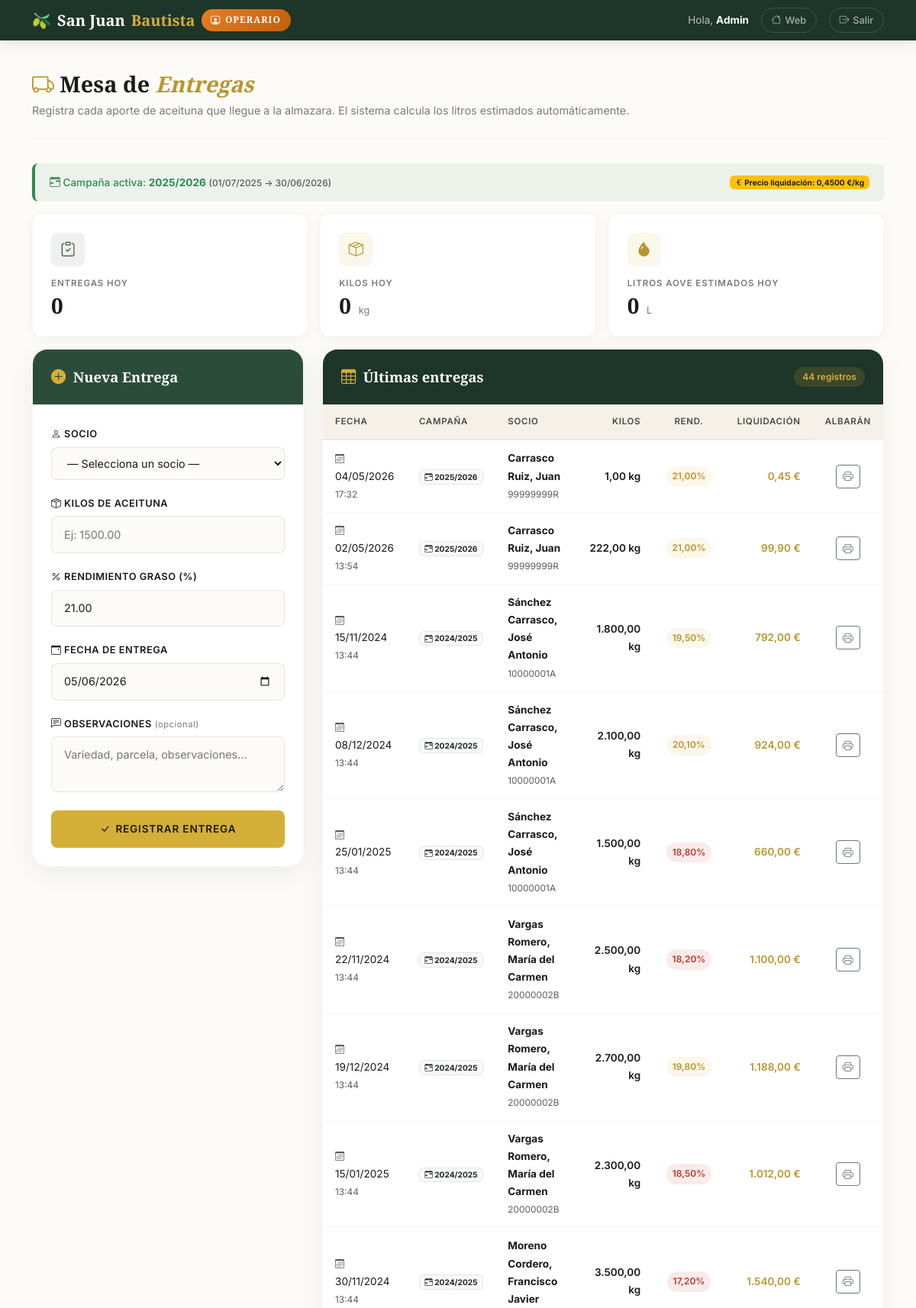
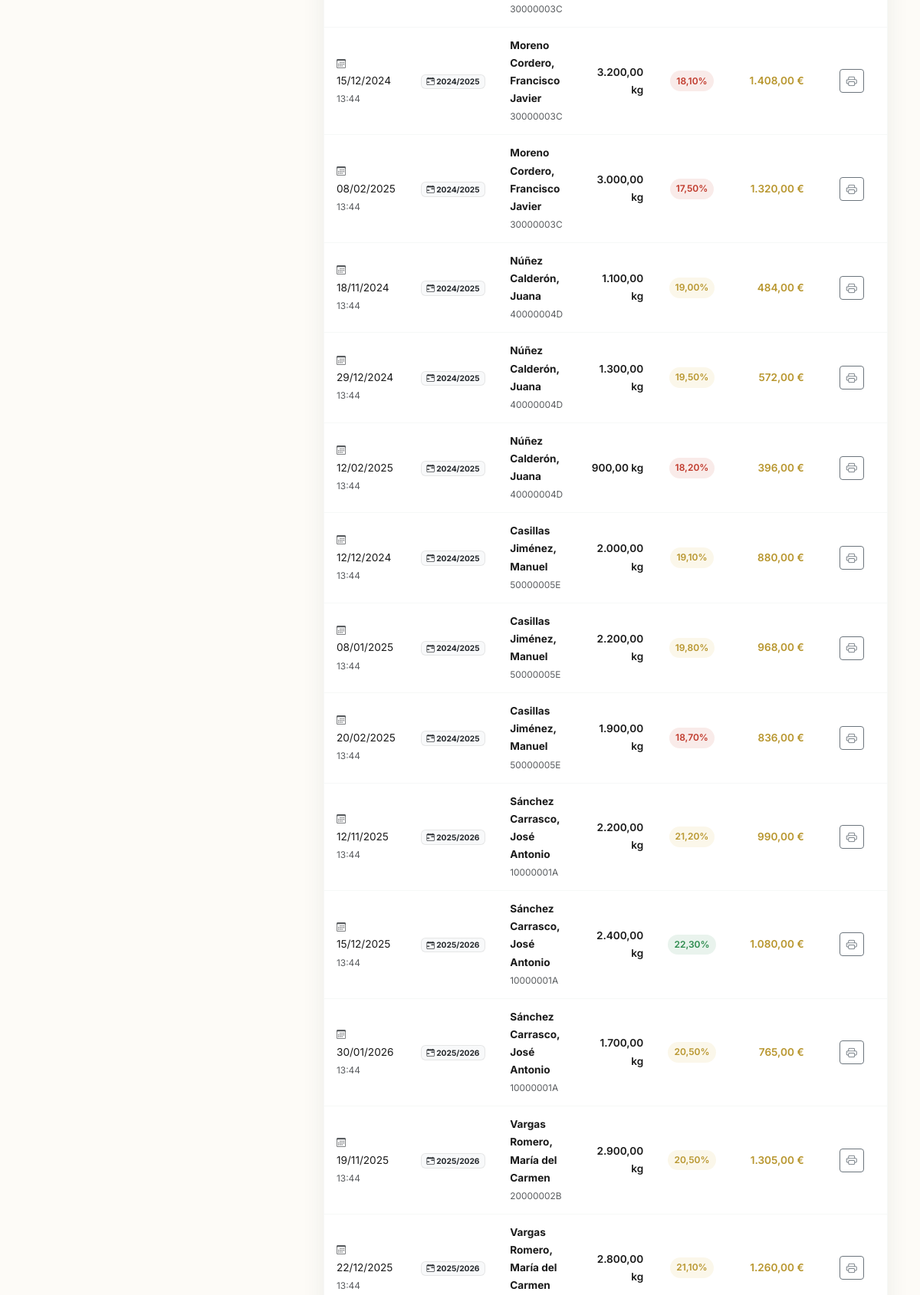
Screenshot of /operario.php (signed in, upper part) with the database file from the repository (2 pictures, top to bottom).
### tables this page shows
CREATE TABLE `campanas` (
  `id` int(10) unsigned NOT NULL AUTO_INCREMENT,
  `codigo` varchar(9) NOT NULL COMMENT 'C├│digo legible: "2025/2026"',
  `fecha_inicio` date NOT NULL COMMENT 'Inicio del periodo de recepci├│n de aceituna',
  `fecha_fin` date NOT NULL COMMENT 'Fin del periodo (inclusive)',
  `precio_por_kilo` decimal(6,4) NOT NULL COMMENT 'Precio de liquidaci├│n al socio (Ôé¼/kg de aceituna)',
  `estado` enum('activa','cerrada') NOT NULL DEFAULT 'activa' COMMENT 'activa=admite entregas; cerrada=hist├│rico',
  `notas` text DEFAULT NULL COMMENT 'Observaciones internas: rendimiento medio esperado, eventosÔÇª',
  `created_at` timestamp NOT NULL DEFAULT current_timestamp(),
  `updated_at` timestamp NOT NULL DEFAULT current_timestamp() ON UPDATE current_timestamp(),
  PRIMARY KEY (`id`),
  UNIQUE KEY `codigo` (`codigo`),
  KEY `idx_campanas_estado` (`estado`),
  KEY `idx_campanas_codigo` (`codigo`),
  CONSTRAINT `chk_camp_fechas` CHECK (`fecha_fin` > `fecha_inicio`),
  CONSTRAINT `chk_camp_precio` CHECK (`precio_por_kilo` > 0)
);

CREATE TABLE `entregas` (
  `id` int(10) unsigned NOT NULL AUTO_INCREMENT,
  `id_socio` int(10) unsigned NOT NULL COMMENT 'FK → usuarios.id',
  `fecha_entrega` date NOT NULL COMMENT 'Fecha en que se realizó la entrega',
  `campana` varchar(9) GENERATED ALWAYS AS (case when month(`fecha_entrega`) >= 7 then concat(year(`fecha_entrega`),'/',year(`fecha_entrega`) + 1) else concat(year(`fecha_entrega`) - 1,'/',year(`fecha_entrega`)) end) STORED COMMENT 'Campaña oleícola calculada (jul-jun)',
  `id_campana` int(10) unsigned DEFAULT NULL COMMENT 'FK -> campanas.id (autoresuelto por fecha de entrega)',
  `kilos_aceituna` decimal(10,2) NOT NULL COMMENT 'Kilos brutos de aceituna entregados',
  `rendimiento` decimal(5,2) NOT NULL COMMENT 'Porcentaje de rendimiento graso (%)',
  `litros_aceite` decimal(10,2) GENERATED ALWAYS AS (round(`kilos_aceituna` * `rendimiento` / 100 / 0.916,2)) STORED COMMENT 'Litros estimados (fórmula densidad)',
  `observaciones` text DEFAULT NULL COMMENT 'Notas opcionales sobre la entrega',
  `albaran_pdf` varchar(255) DEFAULT NULL COMMENT 'Ruta al PDF del albarán generado',
  `created_at` timestamp NOT NULL DEFAULT current_timestamp(),
  `updated_at` timestamp NOT NULL DEFAULT current_timestamp() ON UPDATE current_timestamp(),
  PRIMARY KEY (`id`),
  KEY `idx_entregas_socio` (`id_socio`),
  KEY `idx_entregas_fecha` (`fecha_entrega`),
  KEY `idx_entregas_campana` (`campana`),
  KEY `idx_entregas_socio_campana` (`id_socio`,`campana`),
  KEY `idx_entregas_id_campana` (`id_campana`),
  CONSTRAINT `fk_entregas_campana` FOREIGN KEY (`id_campana`) REFERENCES `campanas` (`id`) ON DELETE SET NULL ON UPDATE CASCADE,
  CONSTRAINT `fk_entregas_socio` FOREIGN KEY (`id_socio`) REFERENCES `usuarios` (`id`) ON DELETE CASCADE ON UPDATE CASCADE,
  CONSTRAINT `chk_entregas_kilos` CHECK (`kilos_aceituna` > 0),
  CONSTRAINT `chk_entregas_rendimiento` CHECK (`rendimiento` > 0 and `rendimiento` <= 100)
);

CREATE TABLE `usuarios` (
  `id` int(10) unsigned NOT NULL AUTO_INCREMENT,
  `dni` varchar(15) DEFAULT NULL COMMENT 'NIF, NIE o CIF del usuario',
  `nombre` varchar(60) NOT NULL COMMENT 'Nombre de pila',
  `apellidos` varchar(100) DEFAULT NULL COMMENT 'Apellidos (puede ser NULL para empresas)',
  `email` varchar(180) NOT NULL COMMENT 'Email de acceso — usado como login',
  `password` varchar(255) NOT NULL COMMENT 'Hash bcrypt generado con password_hash()',
  `telefono` varchar(15) DEFAULT NULL COMMENT 'Teléfono de contacto (formato libre)',
  `rol` enum('admin','operario','socio','cliente') NOT NULL DEFAULT 'cliente' COMMENT 'admin|operario|socio|cliente ÔÇö nivel de acceso',
  `activo` tinyint(1) unsigned NOT NULL DEFAULT 1 COMMENT '1=activo, 0=desactivado (soft-delete)',
  `created_at` timestamp NOT NULL DEFAULT current_timestamp() COMMENT 'Fecha de alta automática',
  `updated_at` timestamp NOT NULL DEFAULT current_timestamp() ON UPDATE current_timestamp() COMMENT 'Última modificación (auto-actualizado)',
  PRIMARY KEY (`id`),
  UNIQUE KEY `email` (`email`),
  UNIQUE KEY `dni` (`dni`),
  KEY `idx_usuarios_rol` (`rol`),
  KEY `idx_usuarios_email` (`email`),
  KEY `idx_usuarios_dni` (`dni`),
  KEY `idx_usuarios_activo_rol` (`activo`,`rol`),
  CONSTRAINT `chk_usuarios_activo` CHECK (`activo` in (0,1))
);

### operario.php (the view, shortened to what the rows shown need)
<?php
$mensaje_error = '';
try {
    $pdo = getConexion();
    $campanaActiva = $pdo->query('
        SELECT id, codigo, fecha_inicio, fecha_fin, precio_por_kilo
        FROM campanas
        WHERE estado = "activa"
          AND CURDATE() BETWEEN fecha_inicio AND fecha_fin
        ORDER BY fecha_inicio DESC
        LIMIT 1
    ')->fetch() ?: null;
    $entregas = $pdo->query('
        SELECT e.id, e.fecha_entrega, e.kilos_aceituna, e.rendimiento,
               e.litros_aceite, e.observaciones, e.created_at,
               u.nombre, u.apellidos, u.dni,
               c.codigo AS campana_codigo, c.precio_por_kilo
        FROM entregas e
        INNER JOIN usuarios u ON e.id_socio = u.id
        LEFT  JOIN campanas c ON c.id = e.id_campana
        ORDER BY e.created_at DESC
        LIMIT 50
    ')->fetchAll();
} catch (PDOException $e) {
    error_log('Error en operario.php: ' . $e->getMessage());
    $socios        = [];
    $entregas      = [];
    $campanaActiva = null;
    $stats         = ['entregas_hoy' => 0, 'kilos_hoy' => 0, 'litros_hoy' => 0];
    $mensaje_error = $mensaje_error ?: 'Error al cargar los datos.';
}
$adminCssVer  = @filemtime(__DIR__ . '/assets/css/admin.css') ?: '1';
$extraHead    = '<link rel="stylesheet" href="assets/css/admin.css?v=' . $adminCssVer . '">';
require_once 'includes/header.php';
?>
<main class="container" id="contenido-principal">
    <div class="page-header">
        <h1>
            <i class="bi bi-truck" style="color: var(--color-accent-dark);" aria-hidden="true"></i>
            Mesa de <em>Entregas</em>
        </h1>
    </div>
    <?php if ($campanaActiva): ?>
        <div class="alert alert-custom alert-success d-flex justify-content-between align-items-center flex-wrap gap-2" role="alert">
            <div>
                <i class="bi bi-calendar-range"></i>
                Campaña activa: <strong><?= htmlspecialchars($campanaActiva['codigo']) ?></strong>
                <span class="text-muted small">
                    (<?= date('d/m/Y', strtotime($campanaActiva['fecha_inicio'])) ?>
                    → <?= date('d/m/Y', strtotime($campanaActiva['fecha_fin'])) ?>)
                </span>
            </div>
            <span class="badge bg-warning text-dark">
                <i class="bi bi-currency-euro"></i>
                Precio liquidación: <?= number_format((float) $campanaActiva['precio_por_kilo'], 4, ',', '.') ?> €/kg
            </span>
        </div>
    <?php endif; ?>
    <div class="row g-4">
        <div class="col-lg-4">
            <div class="form-card">
                <div class="form-card-header">
                    <h2>Nueva Entrega</h2>
                </div>
            </div>
        </div>
        <div class="col-lg-8">
            <div class="table-card">
                <div class="table-card-header">
                    <div class="header-left">
                        <h2>Últimas entregas</h2>
                    </div>
                </div>
                <div class="table-responsive">
                    <?php if (empty($entregas)): ?>
                        <div class="table-empty">
                            <i class="bi bi-inbox" aria-hidden="true"></i>
                            <p>Aún no se han registrado entregas.</p>
                        </div>
                    <?php else: ?>
                        <table class="table table-hover table-admin mb-0">
                            <thead>
                                <tr>
                                    <th>Fecha</th>
                                    <th>Campaña</th>
                                    <th>Socio</th>
                                    <th class="text-end">Kilos</th>
                                    <th class="text-center">Rend.</th>
                                    <th class="text-end">Liquidación</th>
                                    <th class="text-center">Albarán</th>
                                </tr>
                            </thead>
                            <tbody>
                                <?php foreach ($entregas as $e):
                                    $rend = (float) $e['rendimiento'];
                                    $badgeClass = $rend >= 22 ? 'badge-alto' : ($rend >= 19 ? 'badge-medio' : 'badge-bajo');
                                    $codigoAlb  = 'ALB-' . str_pad((string) $e['id'], 6, '0', STR_PAD_LEFT);
                                    $precioE = $e['precio_por_kilo'] !== null ? (float) $e['precio_por_kilo'] : null;
                                    $liqE    = $precioE !== null ? round((float) $e['kilos_aceituna'] * $precioE, 2) : null;
                                ?>
                                    <tr>
                                        <td>
                                            <i class="bi bi-calendar3 text-muted" style="font-size:0.75rem;" aria-hidden="true"></i>
                                            <?= date('d/m/Y', strtotime($e['fecha_entrega'])) ?>
                                            <br><small class="text-muted"><?= date('H:i', strtotime($e['created_at'])) ?></small>
                                        </td>
                                        <td>
                                            <?php if (!empty($e['campana_codigo'])): ?>
                                                <span class="badge bg-light text-dark" style="border:1px solid rgba(0,0,0,0.08);">
                                                    <i class="bi bi-calendar-range"></i>
                                                    <?= htmlspecialchars($e['campana_codigo']) ?>
                                                </span>
                                            <?php else: ?>
                                                <span class="text-muted small">—</span>
                                            <?php endif; ?>
                                        </td>
                                        <td>
                                            <strong><?= htmlspecialchars(trim(($e['apellidos'] ?? '') !== ''
                                                ? $e['apellidos'] . ', ' . $e['nombre']
                                                : $e['nombre'])) ?></strong>
                                            <?php if (!empty($e['dni'])): ?>
                                                <br><small class="text-muted"><?= htmlspecialchars($e['dni']) ?></small>
                                            <?php endif; ?>
                                        </td>
                                        <td class="text-end fw-semibold">
                                            <?= number_format($e['kilos_aceituna'], 2, ',', '.') ?> kg
                                        </td>
                                        <td class="text-center">
                                            <span class="badge-rendimiento <?= $badgeClass ?>">
                                                <?= number_format($rend, 2, ',', '.') ?>%
                                            </span>
                                        </td>
                                        <td class="text-end fw-semibold" style="color: var(--color-accent-dark);"
                                            title="<?= $precioE !== null ? number_format($precioE, 4, ',', '.') . ' €/kg' : 'sin campaña' ?>">
                                            <?= $liqE !== null ? number_format($liqE, 2, ',', '.') . ' €' : '<span class="text-muted small">—</span>' ?>
                                        </td>
                                        <td class="text-center">
                                            <a href="core/generar_albaran.php?id_entrega=<?= (int) $e['id'] ?>"
                                               target="_blank" rel="noopener"
                                               class="btn btn-sm btn-outline-secondary"
                                               title="Imprimir albarán <?= $codigoAlb ?>">
                                                <i class="bi bi-printer"></i>
                                            </a>
                                        </td>
                                    </tr>
                                <?php endforeach; ?>
                            </tbody>
                        </table>
                    <?php endif; ?>
                </div>
            </div>
        </div>
    </div>
</main>
</body>
</html>

### rows the page displays
campanas: codigo "2025/2026", fecha_inicio "01/07/2025", fecha_fin "30/06/2026", precio_por_kilo "0,4500"
entregas: fecha_entrega "04/05/2026", created_at "17:32", id_campana.codigo "2025/2026", id_socio.nombre "Carrasco Ruiz, Juan", id_socio.dni "99999999R", kilos_aceituna "1,00", rendimiento "21,00", liqE "0,45"
entregas: fecha_entrega "02/05/2026", created_at "13:54", id_campana.codigo "2025/2026", id_socio.nombre "Carrasco Ruiz, Juan", id_socio.dni "99999999R", kilos_aceituna "222,00", rendimiento "21,00", liqE "99,90"
entregas: fecha_entrega "15/11/2024", created_at "13:44", id_campana.codigo "2024/2025", id_socio.nombre "Sánchez Carrasco, José Antonio", id_socio.dni "10000001A", kilos_aceituna "1.800,00", rendimiento "19,50", liqE "792,00"
entregas: fecha_entrega "08/12/2024", created_at "13:44", id_campana.codigo "2024/2025", id_socio.nombre "Sánchez Carrasco, José Antonio", id_socio.dni "10000001A", kilos_aceituna "2.100,00", rendimiento "20,10", liqE "924,00"
entregas: fecha_entrega "25/01/2025", created_at "13:44", id_campana.codigo "2024/2025", id_socio.nombre "Sánchez Carrasco, José Antonio", id_socio.dni "10000001A", kilos_aceituna "1.500,00", rendimiento "18,80", liqE "660,00"
entregas: fecha_entrega "22/11/2024", created_at "13:44", id_campana.codigo "2024/2025", id_socio.nombre "Vargas Romero, María del Carmen", id_socio.dni "20000002B", kilos_aceituna "2.500,00", rendimiento "18,20", liqE "1.100,00"
entregas: fecha_entrega "19/12/2024", created_at "13:44", id_campana.codigo "2024/2025", id_socio.nombre "Vargas Romero, María del Carmen", id_socio.dni "20000002B", kilos_aceituna "2.700,00", rendimiento "19,80", liqE "1.188,00"
entregas: fecha_entrega "15/01/2025", created_at "13:44", id_campana.codigo "2024/2025", id_socio.nombre "Vargas Romero, María del Carmen", id_socio.dni "20000002B", kilos_aceituna "2.300,00", rendimiento "18,50", liqE "1.012,00"
entregas: fecha_entrega "30/11/2024", created_at "13:44", id_campana.codigo "2024/2025", id_socio.nombre "Moreno Cordero, Francisco Javier", id_socio.dni "30000003C", kilos_aceituna "3.500,00", rendimiento "17,20", liqE "1.540,00"
entregas: fecha_entrega "15/12/2024", created_at "13:44", id_campana.codigo "2024/2025", id_socio.nombre "Moreno Cordero, Francisco Javier", id_socio.dni "30000003C", kilos_aceituna "3.200,00", rendimiento "18,10", liqE "1.408,00"
entregas: fecha_entrega "08/02/2025", created_at "13:44", id_campana.codigo "2024/2025", id_socio.nombre "Moreno Cordero, Francisco Javier", id_socio.dni "30000003C", kilos_aceituna "3.000,00", rendimiento "17,50", liqE "1.320,00"
entregas: fecha_entrega "18/11/2024", created_at "13:44", id_campana.codigo "2024/2025", id_socio.nombre "Núñez Calderón, Juana", id_socio.dni "40000004D", kilos_aceituna "1.100,00", rendimiento "19,00", liqE "484,00"
entregas: fecha_entrega "29/12/2024", created_at "13:44", id_campana.codigo "2024/2025", id_socio.nombre "Núñez Calderón, Juana", id_socio.dni "40000004D", kilos_aceituna "1.300,00", rendimiento "19,50", liqE "572,00"
entregas: fecha_entrega "12/02/2025", created_at "13:44", id_campana.codigo "2024/2025", id_socio.nombre "Núñez Calderón, Juana", id_socio.dni "40000004D", kilos_aceituna "900,00", rendimiento "18,20", liqE "396,00"
entregas: fecha_entrega "12/12/2024", created_at "13:44", id_campana.codigo "2024/2025", id_socio.nombre "Casillas Jiménez, Manuel", id_socio.dni "50000005E", kilos_aceituna "2.000,00", rendimiento "19,10", liqE "880,00"
entregas: fecha_entrega "08/01/2025", created_at "13:44", id_campana.codigo "2024/2025", id_socio.nombre "Casillas Jiménez, Manuel", id_socio.dni "50000005E", kilos_aceituna "2.200,00", rendimiento "19,80", liqE "968,00"
entregas: fecha_entrega "20/02/2025", created_at "13:44", id_campana.codigo "2024/2025", id_socio.nombre "Casillas Jiménez, Manuel", id_socio.dni "50000005E", kilos_aceituna "1.900,00", rendimiento "18,70", liqE "836,00"
entregas: fecha_entrega "12/11/2025", created_at "13:44", id_campana.codigo "2025/2026", id_socio.nombre "Sánchez Carrasco, José Antonio", id_socio.dni "10000001A", kilos_aceituna "2.200,00", rendimiento "21,20", liqE "990,00"
entregas: fecha_entrega "15/12/2025", created_at "13:44", id_campana.codigo "2025/2026", id_socio.nombre "Sánchez Carrasco, José Antonio", id_socio.dni "10000001A", kilos_aceituna "2.400,00", rendimiento "22,30", liqE "1.080,00"
entregas: fecha_entrega "30/01/2026", created_at "13:44", id_campana.codigo "2025/2026", id_socio.nombre "Sánchez Carrasco, José Antonio", id_socio.dni "10000001A", kilos_aceituna "1.700,00", rendimiento "20,50", liqE "765,00"
entregas: fecha_entrega "19/11/2025", created_at "13:44", id_campana.codigo "2025/2026", id_socio.nombre "Vargas Romero, María del Carmen", id_socio.dni "20000002B", kilos_aceituna "2.900,00", rendimiento "20,50", liqE "1.305,00"
entregas: fecha_entrega "22/12/2025", created_at "13:44", id_campana.codigo "2025/2026", id_socio.nombre "Vargas Romero, María del Carmen", kilos_aceituna "2.800,00", rendimiento "21,10", liqE "1.260,00"

### other values shown
$_SESSION['nombre'] "Admin"
$stats['entregas_hoy'] "0"
$stats['kilos_hoy'] "0"
$stats['litros_hoy'] "0"
count($entregas) "44"
